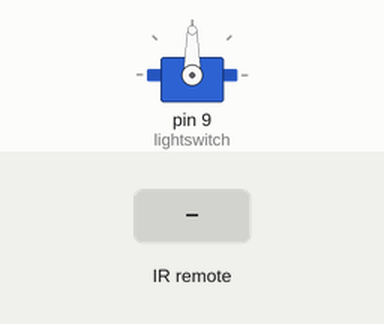
This sketch was run on a simulated Arduino Uno, built with avr-gcc and run on an emulated ATmega328P. Shown: servo. The test bench sets the inputs (shaded band).

Above: at 1.2 s.
1.3 s: infrared code 0xEA15FF00 received
At 2.0 s:
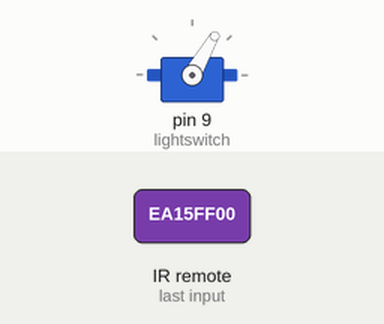
2.8 s: infrared code 0xF807FF00 received
At 3.1 s:
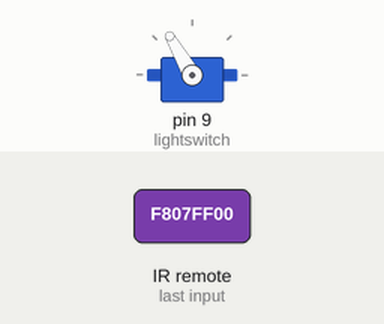
Timing chart, 0 to 7.3 s (numbered marks = the images above; inputs shaded):
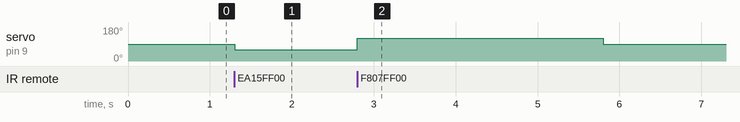

Measured:
- after the input at 1.3 s, servo on pin 9 (lightswitch): 90° → 60° at once
- after the input at 2.8 s, servo on pin 9 (lightswitch): 60° → 120° at once, → 90° 3.0 s later

The sketch:

light_switch.ino
```cpp
#include <Servo.h>
#include <IRremote.hpp>

bool servoIsTapping = false;
unsigned long tapStartTime = 0;

Servo lightswitch;

int IRpin = 11;

IRrecv irrecv(IRpin);

void setup() {
  Serial.begin(9600);
  irrecv.enableIRIn();
  lightswitch.attach(9);
  lightswitch.write(90);

}

void loop() {
  if (irrecv.decode()){
    uint32_t code = irrecv.decodedIRData.decodedRawData;

  if (code == 0xEA15FF00){ //on
    lightswitch.write(60);
    servoIsTapping = true;
    tapStartTime = millis();
  }

  if (code == 0xF807FF00){ //off
    lightswitch.write(120);
    servoIsTapping = true;
    tapStartTime = millis();
  }
  irrecv.resume();
  }

  if (servoIsTapping && (millis() - tapStartTime >= 3000)) {
    lightswitch.write(90);
    servoIsTapping = false;


  }

}
```
